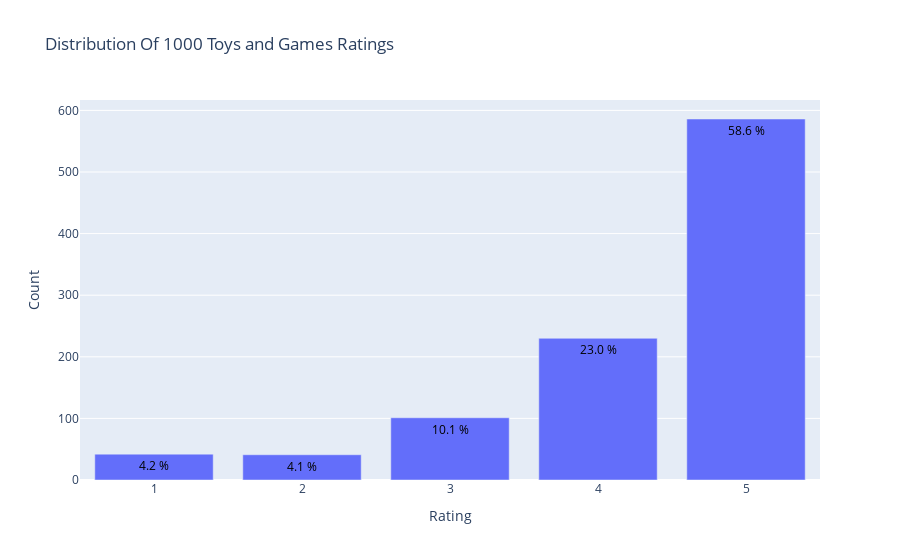

Write notebook code for a chart like this one.
### Markdown cell above
### See the count of ratings per rating

### Code cell
from plotly.offline import init_notebook_mode, plot, iplot
import plotly.graph_objs as go
init_notebook_mode(connected=True)

# Count the number of times each rating appears in the dataset
data = df['overall'].value_counts().sort_index(ascending=False)

# Create the histogram
trace = go.Bar(x = data.index,
               text = ['{:.1f} %'.format(val) for val in (data.values / df.shape[0] * 100)],
               textposition = 'auto',
               textfont = dict(color = '#000000'),
               y = data.values,
               )
# Create layout
layout = dict(title = 'Distribution Of {} Toys and Games Ratings'.format(df.shape[0]),
              xaxis = dict(title = 'Rating'),
              yaxis = dict(title = 'Count'))
# Create plot
fig = go.Figure(data=[trace], layout=layout)
iplot(fig)

### Figure 1 — Plotly figure (JSON) as saved in the notebook; plotly's stock layout.template omitted (floating-point values rounded to 4 significant figures)
{"data": [{"text": ["58.6 %", "23.0 %", "10.1 %", "4.1 %", "4.2 %"], "textfont": {"color": "#000000"}, "textposition": "auto", "type": "bar", "x": [5, 4, 3, 2, 1], "y": [586, 230, 101, 41, 42]}], "layout": {"title": {"text": "Distribution Of 1000 Toys and Games Ratings"}, "xaxis": {"title": {"text": "Rating"}}, "yaxis": {"title": {"text": "Count"}}}}
